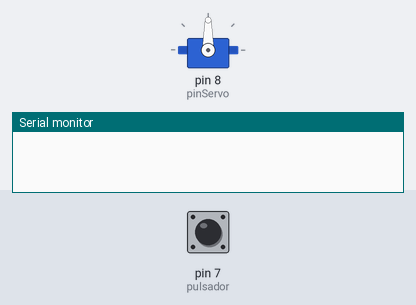
This sketch was run on a simulated Arduino Uno, built with avr-gcc and run on an emulated ATmega328P. Shown: servo, the last lines printed to the serial monitor. The test bench sets the inputs (shaded band); at power-on: pin 7 (pulsador) LOW.

Above: at 1.2 s.
1.3 s: pin 7 (pulsador) pulled HIGH for 0.15 s
At 1.8 s:
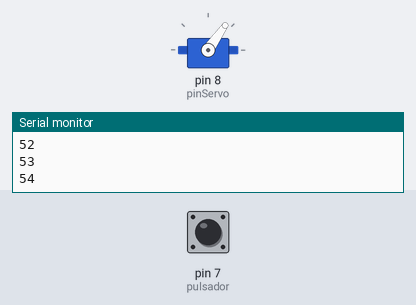
2.9 s: pin 7 (pulsador) pulled HIGH for 1 s
5.4 s: pin 7 (pulsador) pulled HIGH for 0.15 s
At 6.1 s:
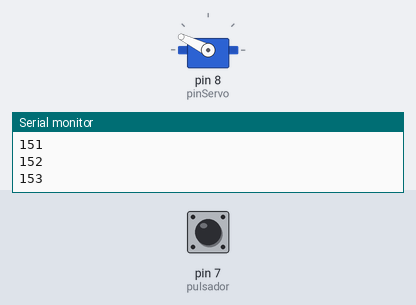
7.0 s: pin 7 (pulsador) pulled HIGH for 0.15 s
At 8.3 s:
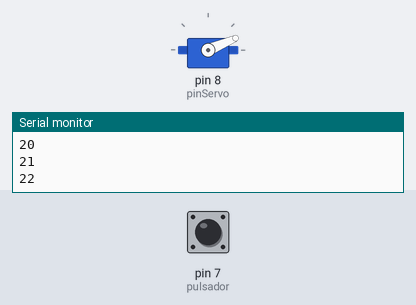
8.6 s: pin 7 (pulsador) pulled HIGH for 3.2 s
At 12.7 s:
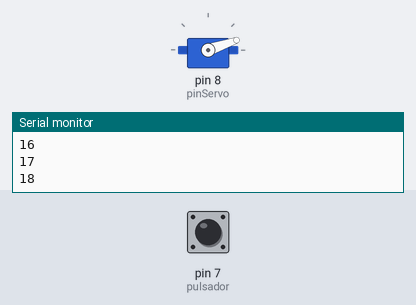
13.3 s: pin 7 (pulsador) pulled HIGH for 1 s
Timing chart, 0 to 16.3 s (numbered marks = the images above; inputs shaded):
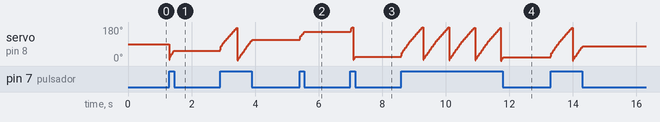

Measured:
- after the input at 5.4 s, servo on pin 8 (pinServo): 112° → 154° at once
- after the input at 7.0 s, servo on pin 8 (pinServo): 154° → 23° at once
- after the input at 8.6 s, servo on pin 8 (pinServo): ramps from 1° to 179° and jumps back, once every 0.82 s

The sketch:

Codigo.ino
```cpp
#include <Servo.h>
Servo servo;

int pulsador = 7;
int pinServo = 8;
int angulo = 0;

void setup() {
  pinMode(pulsador, INPUT);
  servo.attach(pinServo);
  Serial.begin(9600);
}

void loop() {
  while(digitalRead(pulsador)){
      Serial.println(servo.read());

    angulo++;
    servo.write(angulo);
    if(servo.read() == 180){
      servo.write(0);
      angulo = 0;
    }
  }

}
```
